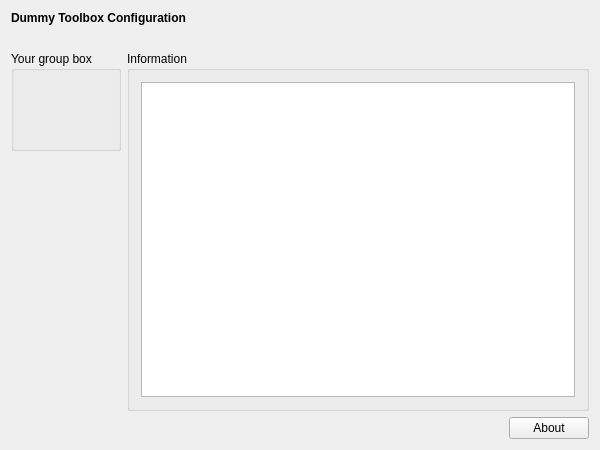
<?xml version="1.0" encoding="UTF-8"?>
<ui version="4.0">
 <class>robotorAMTSetupWidgetClass</class>
 <widget class="QWidget" name="robotorAMTSetupWidgetClass">
  <property name="geometry">
   <rect>
    <x>0</x>
    <y>0</y>
    <width>600</width>
    <height>450</height>
   </rect>
  </property>
  <property name="windowTitle">
   <string>robotorAMTSetupWidget</string>
  </property>
  <layout class="QVBoxLayout" name="verticalLayout">
   <item>
    <widget class="QLabel" name="m_qLabel_Headline">
     <property name="font">
      <font>
       <weight>75</weight>
       <bold>true</bold>
      </font>
     </property>
     <property name="text">
      <string>Dummy Toolbox Configuration</string>
     </property>
    </widget>
   </item>
   <item>
    <spacer name="m_qVerticalSpacer_Headline">
     <property name="orientation">
      <enum>Qt::Vertical</enum>
     </property>
     <property name="sizeType">
      <enum>QSizePolicy::Fixed</enum>
     </property>
     <property name="sizeHint" stdset="0">
      <size>
       <width>20</width>
       <height>20</height>
      </size>
     </property>
    </spacer>
   </item>
   <item>
    <layout class="QGridLayout" name="m_qGridLayout_main">
     <item row="0" column="0">
      <widget class="QGroupBox" name="m_qGroupBox_yourGroupBox">
       <property name="sizePolicy">
        <sizepolicy hsizetype="Minimum" vsizetype="Preferred">
         <horstretch>0</horstretch>
         <verstretch>0</verstretch>
        </sizepolicy>
       </property>
       <property name="minimumSize">
        <size>
         <width>0</width>
         <height>100</height>
        </size>
       </property>
       <property name="title">
        <string>Your group box</string>
       </property>
       <property name="flat">
        <bool>false</bool>
       </property>
       <layout class="QGridLayout" name="m_qGridLayout_Properties"/>
      </widget>
     </item>
     <item row="0" column="1" rowspan="2" colspan="2">
      <widget class="QGroupBox" name="m_qGroupBox_Information">
       <property name="title">
        <string>Information</string>
       </property>
       <layout class="QGridLayout" name="m_qGridLayout_Information">
        <item row="0" column="0">
         <widget class="QTextBrowser" name="m_qTextBrowser_Information"/>
        </item>
       </layout>
      </widget>
     </item>
     <item row="2" column="1">
      <spacer name="m_qHorizontalSpacer_About">
       <property name="orientation">
        <enum>Qt::Horizontal</enum>
       </property>
       <property name="sizeHint" stdset="0">
        <size>
         <width>40</width>
         <height>20</height>
        </size>
       </property>
      </spacer>
     </item>
     <item row="1" column="0">
      <spacer name="m_qVerticalSpacer_LeftRow">
       <property name="orientation">
        <enum>Qt::Vertical</enum>
       </property>
       <property name="sizeHint" stdset="0">
        <size>
         <width>20</width>
         <height>40</height>
        </size>
       </property>
      </spacer>
     </item>
     <item row="2" column="2">
      <widget class="QPushButton" name="m_qPushButton_About">
       <property name="text">
        <string>About</string>
       </property>
      </widget>
     </item>
    </layout>
   </item>
  </layout>
 </widget>
 <layoutdefault spacing="6" margin="11"/>
 <resources/>
 <connections/>
</ui>
